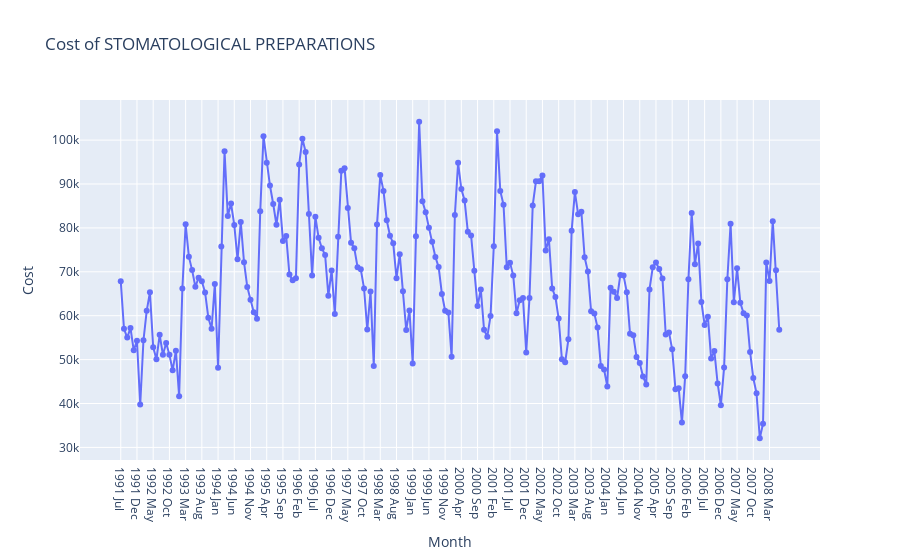

Notebook code cell kept with this figure:
### Code cell
fig = px.line(PBS[(PBS.Concession == 'Concessional') & (PBS.Type == 'Co-payments') & 
                  (PBS.ATC1 == 'A') & (PBS.ATC2_desc == 'STOMATOLOGICAL PREPARATIONS')], 
              x='Month', y='Cost', title='Cost of STOMATOLOGICAL PREPARATIONS', markers=True)
fig.show()

# monthly interval

### Figure 1 — Plotly figure (JSON) as saved in the notebook; plotly's stock layout.template omitted (floating-point values rounded to 4 significant figures; data arrays with more than 128 entries replaced by an {"elided": "..."} marker saying what was removed)
{"data": [{"hovertemplate": "Month=%{x}<br>Cost=%{y}<extra></extra>", "legendgroup": "", "line": {"color": "#636efa", "dash": "solid"}, "marker": {"symbol": "circle"}, "mode": "markers+lines", "name": "", "orientation": "v", "showlegend": false, "type": "scatter", "x": {"elided": "204 str values"}, "xaxis": "x", "y": {"elided": "204 float values"}, "yaxis": "y"}], "layout": {"legend": {"tracegroupgap": 0}, "title": {"text": "Cost of STOMATOLOGICAL PREPARATIONS"}, "xaxis": {"anchor": "y", "domain": [0, 1], "title": {"text": "Month"}}, "yaxis": {"anchor": "x", "domain": [0, 1], "title": {"text": "Cost"}}}}
